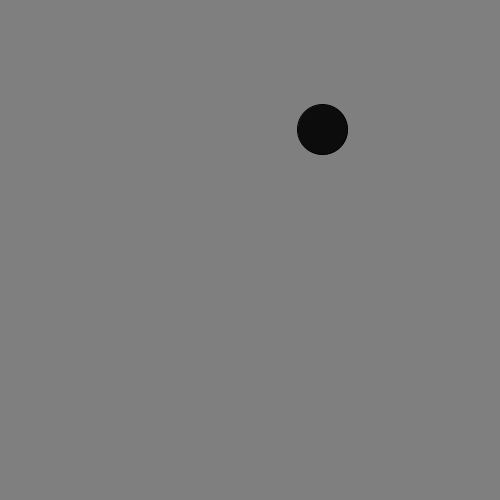
Frame 1 (no input)
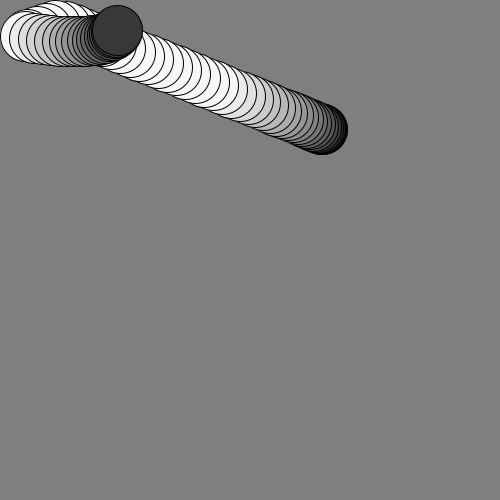
Frame 60 (the mouse pressed at the canvas centre just before this capture)
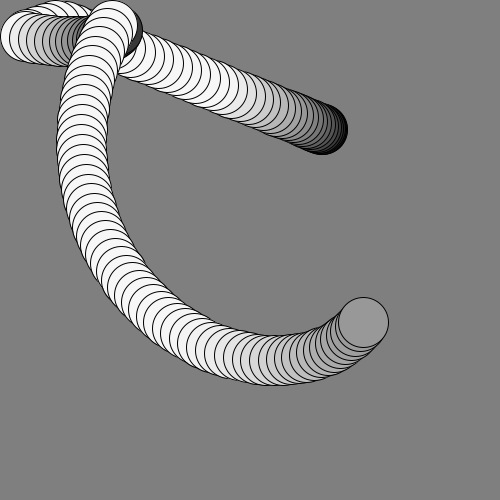
Frame 120 (the mouse held since frame 60 and released just before this capture)

The Processing sketch that drew these frames (run headless with seeded random() and noise(); from frame 60 on, the mouse is pressed at the canvas centre):

// Processing sketch: PVectors_04
// ── PVectors_04.pde
Mover mover;

void setup() {
  size(500, 500);
  background(127);
  
  mover = new Mover();
}

void draw() {
  //background(127);
  mover.update();
  mover.render();
}

void mousePressed(){
  mover.pushAway();
}

// ── Mover.pde
class Mover {

  PVector position;
  PVector speed;
  PVector acceleration;
  float dampening = .99;
  float size = 50;
  float mass = 1;

  Mover() {
    position = new PVector(random(width), random(height));
    speed = new PVector();
    acceleration = new PVector();
  }

  void update() {
    acceleration = PVector.sub(position, new PVector(mouseX, mouseY));
    acceleration.setMag(-0.5);
    speed.add(acceleration);
    speed.limit(10);
    position.add(speed);
    bounce();
    speed.mult(dampening);
  }

  void render() {
    fill(speed.mag()*25);
    circle(position.x, position.y, size);
  }

  void bounce() {
    // bounce off sides
    if ( position.x > width-(size/2) ) {
      position.x = width-(size/2);
      speed.x *= -1;
    }
    if (position.x < size/2) {
      position.x = size/2;
      speed.x *= -1;
    }

    // bounce off top/bottom
    if ( position.y > height-(size/2) ) {
      position.y = height-(size/2);
      speed.y *= -1;
    }
    if (position.y < size/2) {
      position.y = size/2;
      speed.y *= -1;
    }
  }

  void pushAway() {
    speed = PVector.sub(position, new PVector(mouseX, mouseY));
    speed.mult(10);
  }
  
}
